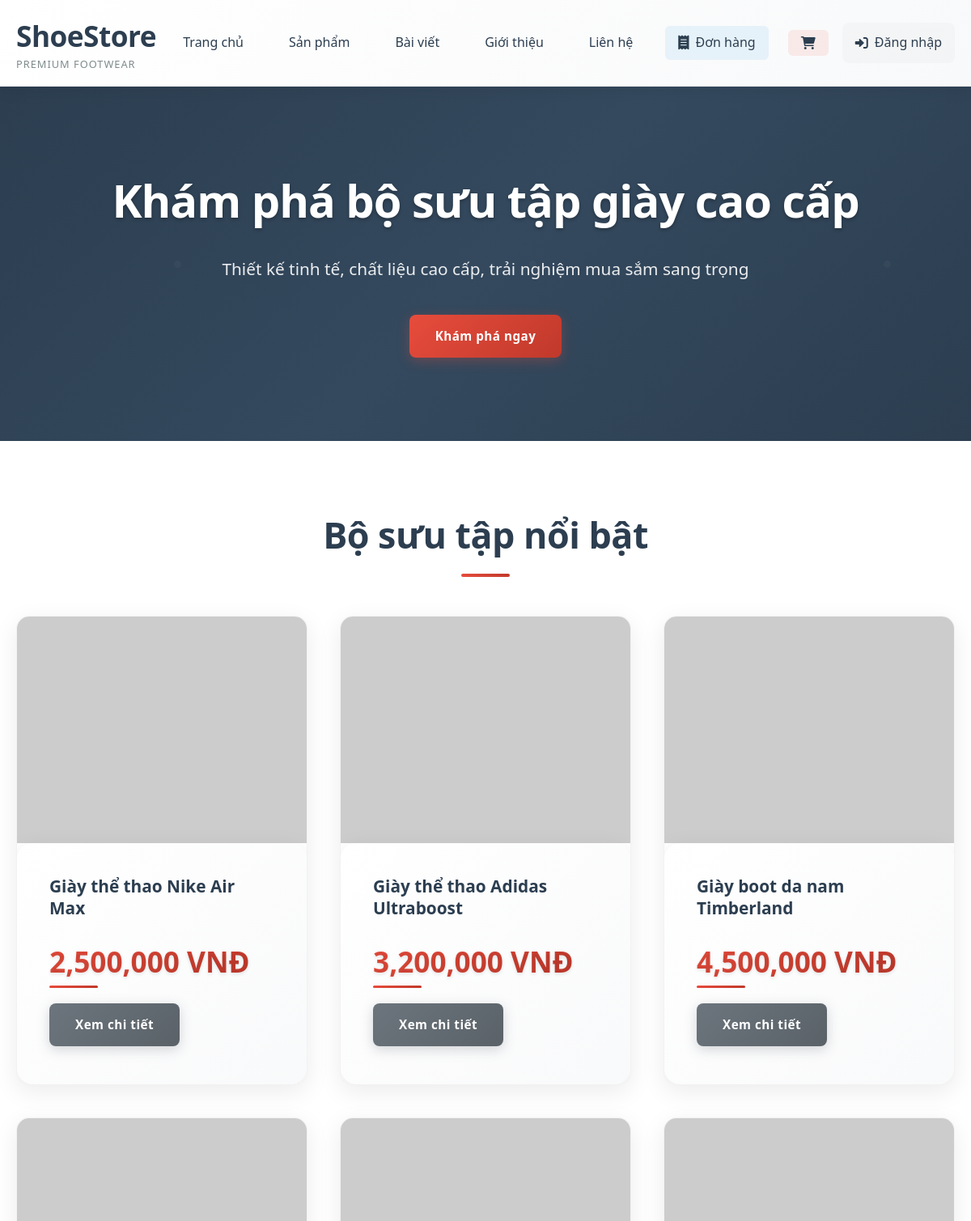
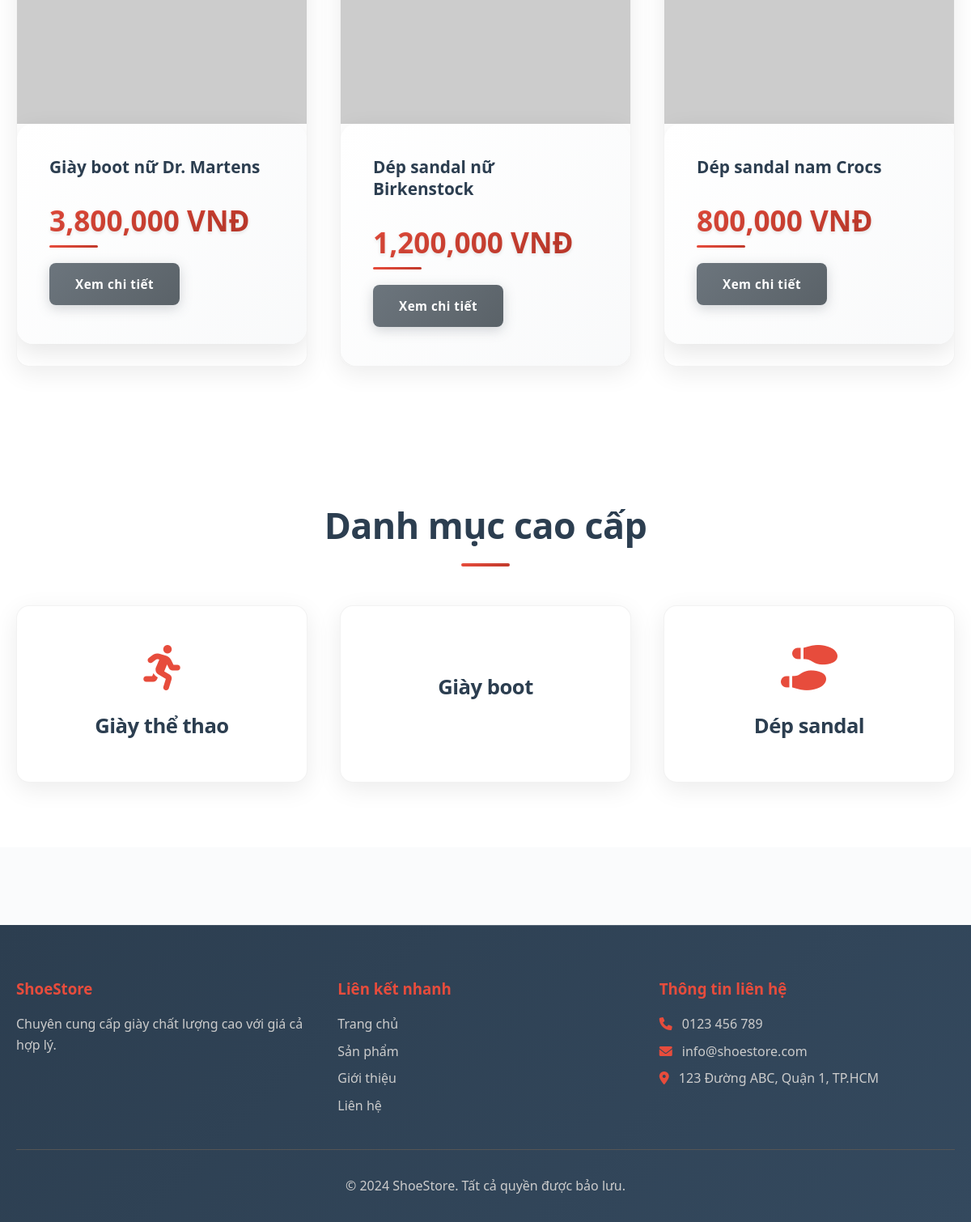
The page / on the database its author committed (2 pictures, top to bottom).
### tables this page shows
CREATE TABLE IF NOT EXISTS products (
    id INT AUTO_INCREMENT PRIMARY KEY,
    name VARCHAR(255) NOT NULL,
    description TEXT,
    price DECIMAL(10,2) NOT NULL,
    image VARCHAR(500),
    category VARCHAR(100) NOT NULL,
    created_at TIMESTAMP DEFAULT CURRENT_TIMESTAMP
);

### controllers/HomeController.php (called while the page is built, shortened)
<?php
require_once 'models/Product.php';
require_once 'config/database.php';
class HomeController {
    private $product;
    public function __construct() {
        $database = new Database();
        $this->db = $database->getConnection();
        $this->product = new Product($this->db);
    }
    public function index() {
        $stmt = $this->product->getAllProducts();
        $products = $stmt->fetchAll(PDO::FETCH_ASSOC);
        include 'views/home.php';
    }
}
?>

### config/database.php (called while the page is built, shortened)
<?php
class Database {
    private $host = 'localhost';
    private $db_name = 'shoe_store';
    private $username = 'root';
    private $password = '';
    public function getConnection() {
        $this->conn = null;
        try {
            $this->conn = new PDO("mysql:host=" . $this->host . ";dbname=" . $this->db_name,
                                $this->username, $this->password);
            $this->conn->setAttribute(PDO::ATTR_ERRMODE, PDO::ERRMODE_EXCEPTION);
            $this->conn->exec("set names utf8");
        } catch(PDOException $exception) {
            echo "Connection error: " . $exception->getMessage();
        }
        return $this->conn;
    }
}
?>

### models/Product.php (called while the page is built, shortened)
<?php
class Product {
    private $conn;
    private $table_name = "products";
    public function __construct($db) {
        $this->conn = $db;
    }
    public function getAllProducts() {
        $query = "SELECT * FROM " . $this->table_name . " ORDER BY created_at DESC";
        $stmt = $this->conn->prepare($query);
        $stmt->execute();
        return $stmt;
    }
}
?>

### views/home.php (the view, shortened to what this page needs)
<?php include 'views/layout/header.php'; ?>
<main class="main">
    <section class="hero">
        <div class="container">
            <div class="hero-content">
                <h2>Khám phá bộ sưu tập giày cao cấp</h2>
                <p>Thiết kế tinh tế, chất liệu cao cấp, trải nghiệm mua sắm sang trọng</p>
                <a href="index.php?action=products" class="btn btn-primary">Khám phá ngay</a>
            </div>
        </div>
    </section>
    <section class="featured-products">
        <div class="container">
            <h2>Bộ sưu tập nổi bật</h2>
            <div class="products-grid">
                <?php foreach(array_slice($products, 0, 6) as $product): ?>
                <div class="product-card">
                    <div class="product-image">
                        <img src="<?php echo $product['image']; ?>" alt="<?php echo htmlspecialchars($product['name']); ?>">
                    </div>
                    <div class="product-info">
                        <h3><?php echo htmlspecialchars($product['name']); ?></h3>
                        <p class="product-price"><?php echo number_format($product['price']); ?> VNĐ</p>
                        <a href="index.php?action=productDetail&id=<?php echo $product['id']; ?>" class="btn btn-secondary">Xem chi tiết</a>
                    </div>
                </div>
                <?php endforeach; ?>
            </div>
        </div>
    </section>
    <section class="categories">
        <div class="container">
            <h2>Danh mục cao cấp</h2>
            <div class="categories-grid">
                <div class="category-card">
                    <a href="index.php?action=products&category=Sneakers">
                        <i class="fas fa-running"></i>
                        <h3>Giày thể thao</h3>
                    </a>
                </div>
                <div class="category-card">
                    <a href="index.php?action=products&category=Boots">
                        <h3>Giày boot</h3>
                    </a>
                </div>
                <div class="category-card">
                    <a href="index.php?action=products&category=Sandals">
                        <i class="fas fa-shoe-prints"></i>
                        <h3>Dép sandal</h3>
                    </a>
                </div>
            </div>
        </div>
    </section>
</main>
<?php include 'views/layout/footer.php'; ?>

### index.php (shortened to what this page needs)
<?php
require_once 'config/database.php';
require_once 'controllers/HomeController.php';
$action = isset($_GET['action']) ? $_GET['action'] : 'index';
$controller = new HomeController();
switch($action) {
    case 'index':
        $controller->index();
        break;
}
?>

### views/layout/header.php (shortened to what this page needs)
<!DOCTYPE html>
<html lang="vi">
<head>
    <link rel="stylesheet" href="assets/css/style.css">
    <link href="https://cdnjs.cloudflare.com/ajax/libs/font-awesome/6.0.0/css/all.min.css" rel="stylesheet">
</head>
<body>
    <header class="header">
        <div class="container">
            <div class="header-content">
                <div class="logo">
                    <h1><a href="index.php">ShoeStore</a></h1>
                    <span class="tagline">Premium Footwear</span>
                </div>
                <nav class="nav">
                    <ul>
                        <li><a href="index.php">Trang chủ</a></li>
                        <li><a href="index.php?action=products">Sản phẩm</a></li>
                        <li><a href="index.php?action=articles">Bài viết</a></li>
                        <li><a href="index.php?action=about">Giới thiệu</a></li>
                        <li><a href="index.php?action=contact">Liên hệ</a></li>
                        <li><a href="index.php?action=orders" class="orders-nav">
                            <i class="fas fa-receipt"></i>
                            <span>Đơn hàng</span>
                        </a></li>
                        <li><a href="index.php?action=cart" class="cart-nav">
                            <i class="fas fa-shopping-cart"></i>
                        </a></li>
                    </ul>
                </nav>
                <div class="user-section">
                    <?php
                    if (isset($_SESSION['user_id'])):
                    ?>
                        <div class="user-menu">
                            <a href="index.php?action=profile" class="user-icon">
                                <i class="fas fa-user"></i>
                                <span class="user-name"><?php echo htmlspecialchars(isset($_SESSION['user_full_name']) ? $_SESSION['user_full_name'] : (isset($_SESSION['username']) ? $_SESSION['username'] : 'User')); ?></span>
                            </a>
                            <div class="user-dropdown">
                                <a href="index.php?action=profile"><i class="fas fa-user"></i> Tài khoản</a>
                                <a href="index.php?action=logout"><i class="fas fa-sign-out-alt"></i> Đăng xuất</a>
                            </div>
                        </div>
                    <?php else: ?>
                        <a href="index.php?action=login" class="login-icon">
                            <i class="fas fa-sign-in-alt"></i>
                            <span>Đăng nhập</span>
                        </a>
                    <?php endif; ?>
                </div>
            </div>
        </div>
    </header>

### views/layout/footer.php
    <footer class="footer">
        <div class="container">
            <div class="footer-content">
                <div class="footer-section">
                    <h3>ShoeStore</h3>
                    <p>Chuyên cung cấp giày chất lượng cao với giá cả hợp lý.</p>
                </div>
                <div class="footer-section">
                    <h3>Liên kết nhanh</h3>
                    <ul>
                        <li><a href="index.php">Trang chủ</a></li>
                        <li><a href="index.php?action=products">Sản phẩm</a></li>
                        <li><a href="index.php?action=about">Giới thiệu</a></li>
                        <li><a href="index.php?action=contact">Liên hệ</a></li>
                    </ul>
                </div>
                <div class="footer-section">
                    <h3>Thông tin liên hệ</h3>
                    <p><i class="fas fa-phone"></i> 0123 456 789</p>
                    <p><i class="fas fa-envelope"></i> info@shoestore.com</p>
                    <p><i class="fas fa-map-marker-alt"></i> 123 Đường ABC, Quận 1, TP.HCM</p>
                </div>
            </div>
            <div class="footer-bottom">
                <p>&copy; 2024 ShoeStore. Tất cả quyền được bảo lưu.</p>
            </div>
        </div>
    </footer>
</body>
</html>

### rows shown on the page
products: name "Giày thể thao Nike Air Max", price "2,500,000"
products: name "Giày thể thao Adidas Ultraboost", price "3,200,000"
products: name "Giày boot da nam Timberland", price "4,500,000"
products: name "Giày boot nữ Dr. Martens", price "3,800,000"
products: name "Dép sandal nữ Birkenstock", price "1,200,000"
products: name "Dép sandal nam Crocs", price "800,000"
